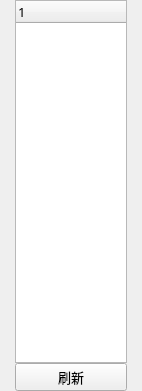
<?xml version="1.0" encoding="UTF-8"?>
<ui version="4.0">
 <class>Cab_TreeWid</class>
 <widget class="QWidget" name="Cab_TreeWid">
  <property name="geometry">
   <rect>
    <x>0</x>
    <y>0</y>
    <width>142</width>
    <height>391</height>
   </rect>
  </property>
  <property name="font">
   <font>
    <family>微软雅黑</family>
    <pointsize>10</pointsize>
   </font>
  </property>
  <property name="windowTitle">
   <string>Form</string>
  </property>
  <layout class="QGridLayout" name="gridLayout">
   <property name="leftMargin">
    <number>15</number>
   </property>
   <property name="topMargin">
    <number>0</number>
   </property>
   <property name="rightMargin">
    <number>15</number>
   </property>
   <property name="bottomMargin">
    <number>0</number>
   </property>
   <property name="spacing">
    <number>0</number>
   </property>
   <item row="0" column="0">
    <widget class="QTreeWidget" name="treeWidget">
     <column>
      <property name="text">
       <string notr="true">1</string>
      </property>
     </column>
    </widget>
   </item>
   <item row="1" column="0">
    <widget class="QPushButton" name="btn">
     <property name="text">
      <string>刷新</string>
     </property>
    </widget>
   </item>
  </layout>
 </widget>
 <resources/>
 <connections/>
</ui>
